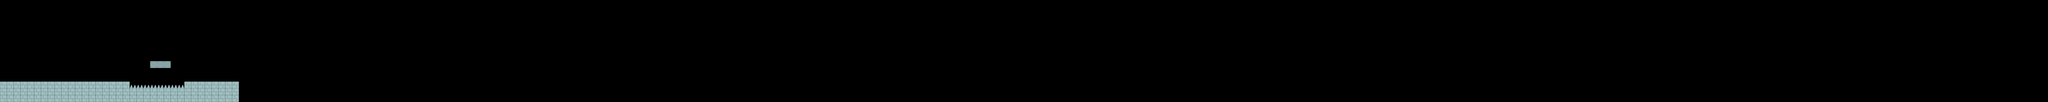

The image is a tile-based game level rendered from a .tmx file. Its description and source (layers, tilesets, objects; grid data summarised) follow:
An orthogonal 300x15 tile map with 64x64 px tiles, 1 tile layer (Platforms).

<map version="1.2" tiledversion="1.3.3" orientation="orthogonal" renderorder="right-down" width="300" height="15" tilewidth="64" tileheight="64" infinite="0" nextlayerid="2" nextobjectid="1">
 <tileset firstgid="1" name="kenny_sample_tileset" tilewidth="64" tileheight="64" tilecount="98" columns="14">
  <image source="../stackabuse_tiler_assets/tilesets/platformPack_tilesheet.png" width="896" height="448" />
 </tileset>
 <layer id="1" name="Platforms" width="300" height="15">
  <data>[4500 cells, 108 non-empty, 3 distinct tile ids]</data>
 </layer>
</map>
